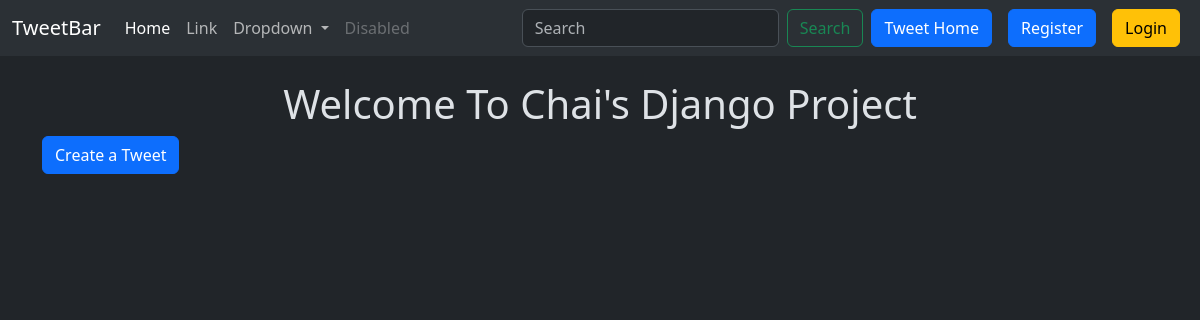
Page /tweet/ on the earlier database version.
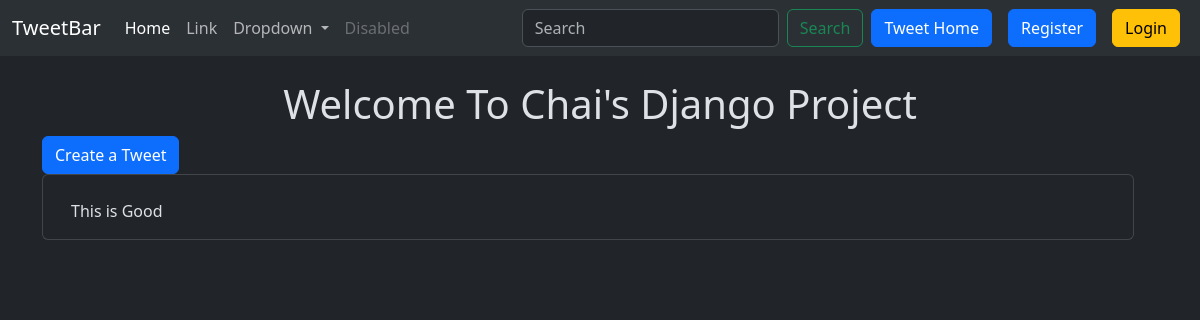
Same page on the later database version.
### tweet/models.py (models this page shows, shortened)
class Tweet(models.Model):
    user =  models.ForeignKey(User, on_delete=models.CASCADE)
    text =  models.TextField(max_length=240)
    photo = models.ImageField(upload_to='photos/', blank=True, null=True)
    created_at = models.DateTimeField(auto_now_add = True)
    updated_at= models.DateTimeField(auto_now_add = True)

### tweet/views.py (the view)
# urls.py: path('', views.tweet_list, name='tweet_list'),
def tweet_list(request):
    tweets = Tweet.objects.all().order_by('created_at')
    return render(request,'tweet_list.html', {'tweets': tweets})

### tweet/templates/tweet_list.html (shortened to what this page needs)
 {% extends "layout.html" %}
{% block content %}
<h1 class="text-center  mt-4">Welcome To Chai's Django Project</h1>
<a class="btn btn-primary"  href="{% url 'tweet_create' %}"> Create a Tweet</a>
<div class="container row gap-3">
        {% for tweet in tweets %}
        <div class="card">
            <div class="card-body">
                <p class="card-text"> {{ tweet.text}}</p>
            </div>
        </div>
        {% endfor%}
</div>
{% endblock %}

### templates/layout.html (shortened to what this page needs)
{% load static %}
<!DOCTYPE html>
<html lang="en" data-bs-theme="dark">
<head>
    <link href="https://cdn.jsdelivr.net/npm/bootstrap@5.3.3/dist/css/bootstrap.min.css" rel="stylesheet">
</head>
<body >
<nav class="navbar navbar-expand-lg bg-body-tertiary">
  <div class="container-fluid">
    <a class="navbar-brand" href="#">TweetBar</a>
    <div class="collapse navbar-collapse" id="navbarSupportedContent">
      <ul class="navbar-nav me-auto mb-2 mb-lg-0">
        <li class="nav-item">
          <a class="nav-link active" aria-current="page" href="#">Home</a>
        </li>
        <li class="nav-item">
          <a class="nav-link" href="#">Link</a>
        </li>
        <li class="nav-item dropdown">
          <a class="nav-link dropdown-toggle" href="#" role="button" data-bs-toggle="dropdown" aria-expanded="false">
            Dropdown
          </a>
        </li>
        <li class="nav-item">
          <a class="nav-link disabled" aria-disabled="true">Disabled</a>
        </li>
      </ul>
      <form class="d-flex" role="search">
        <input class="form-control me-2" type="search" placeholder="Search" aria-label="Search">
        <button class="btn btn-outline-success" type="submit">Search</button>
      </form>
      <a href="{% url 'tweet_list' %}" class="btn btn-primary mx-2">Tweet Home</a>
      {% if user.is_authenticated %}
        <form method="post" action= "{% url 'logout' %}">
        {% csrf_token %}
        <button class="btn btn-danger" type="submit">Log out</button>
        </form>
      {% else %}
      <a href="{% url 'register' %}" class="btn btn-primary mx-2">Register</a>
      <a href="{% url 'login' %}" class="btn btn-warning mx-2">Login</a>
      {% endif %}
    </div>
  </div>
</nav>
<div class="container">
    {% block content %}
    {% endblock %}
</div>
</body>
</html>

Differences in the rows shown:
added Tweet: text "This is Good"
